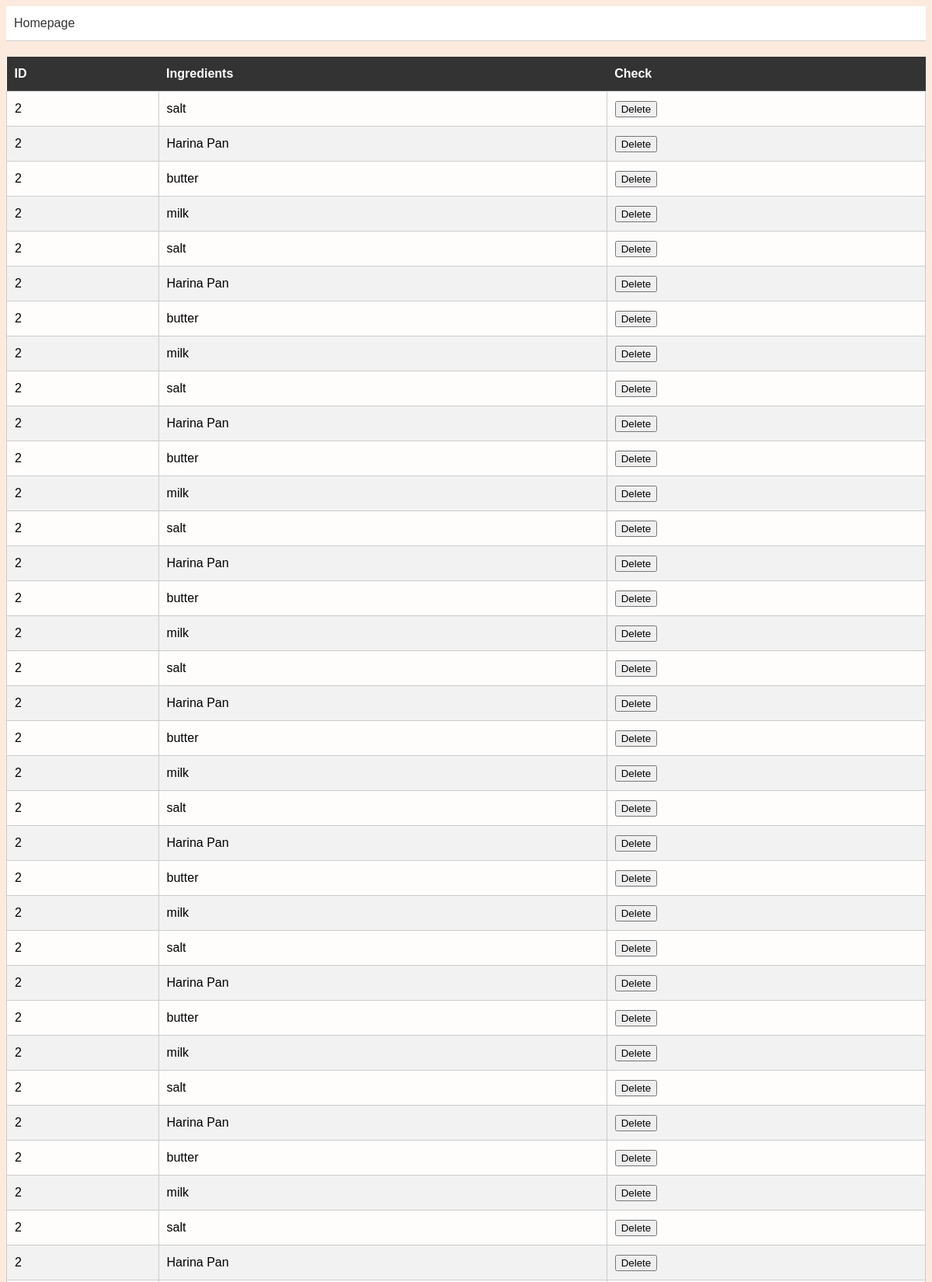
Screenshot of /shopping_list2/2 (signed in, upper part) with the database file from the repository.
### tables this page shows
CREATE TABLE ingredients(
    id INTEGER PRIMARY KEY,
    ingredients TEXT,
    user_id INTEGER,
    FOREIGN KEY (user_id) REFERENCES users(id) on delete cascade 
    );

### main.py (the view)
@app.route('/shopping_list2/<int:user_id>')
def shopping_list2(user_id):
    if request.cookies.get('user_id'): #Check if user is logged in (For security purposes)
        db = database_worker("social_net.db")
        ingredients = db.search(f"SELECT * FROM ingredients WHERE user_id = {user_id}") #Show all the ingredients from the user
        print(ingredients)
        db.close()
        return render_template("shoppiing_list.html", ingredients=ingredients)
    else:
        return redirect('login')

### my_lib.py (called while the page is built)
    def search(self, query):
        result = self.cursor.execute(query).fetchall()
        return result

    def close(self):
        self.connection.close()

### Templates/shoppiing_list.html (shortened to what this page needs)
<!DOCTYPE html>
<html>
<head>
    <link rel="stylesheet" href="/static/shopping_list.css">
</head>
<body>
<div>
    <a href = "{{ url_for("home") }}"> Homepage</a>
</div>
	<table>
		<thead>
			<tr>
				<th>ID</th>
				<th>Ingredients</th>
				<th>Check</th>
			</tr>
		</thead>
		<tbody>
			{% for ingredient in ingredients %}
			<tr>
				<td>{{ ingredient[2] }}</td>
				<td>{{ ingredient[1] }}</td>
				<td>
                    <form action="{{ url_for('delete_ingredient', ingredient_id=ingredient[0]) }}" method="post">
                        <button type="submit">Delete</button>
                    </form>
                </td>
			</tr>
			{% endfor %}
		</tbody>
	</table>
</body>
</html>

### static/shopping_list.css (style rules this page uses)
body { background-color: #FCEADE; background-image: url("/static/Cooking-Home-Collection.jpeg"); background-size: cover; height: 100%; font-family: Arial, sans-serif; font-size: 16px; line-height: 1.5; background-color: rgba(252, 234, 222, 1); }
div { display: flex; justify-content: space-between; align-items: center; padding: 10px; background-color: #ffffff; border-bottom: 1px solid #cccccc; }
div a { color: #333333; text-decoration: none; margin-right: 10px; }
table { width: 100%; border-collapse: collapse; margin: 20px auto; background-color: rgba(255, 255, 255, 0.9); }
table th { text-align: left; background-color: #333333; color: #ffffff; padding: 10px; }
table td { border: 1px solid #cccccc; padding: 10px; }
tr:nth-child(even) { background-color: #f2f2f2; }

### rows the page displays
ingredients: user "2", ingredients "salt"
ingredients: user "2", ingredients "Harina Pan"
ingredients: user "2", ingredients "butter"
ingredients: user "2", ingredients "milk"
ingredients: user "2", ingredients "salt"
ingredients: user "2", ingredients "Harina Pan"
ingredients: user "2", ingredients "butter"
ingredients: user "2", ingredients "milk"
ingredients: user "2", ingredients "salt"
ingredients: user "2", ingredients "Harina Pan"
ingredients: user "2", ingredients "butter"
ingredients: user "2", ingredients "milk"
ingredients: user "2", ingredients "salt"
ingredients: user "2", ingredients "Harina Pan"
ingredients: user "2", ingredients "butter"
ingredients: user "2", ingredients "milk"
ingredients: user "2", ingredients "salt"
ingredients: user "2", ingredients "Harina Pan"
ingredients: user "2", ingredients "butter"
ingredients: user "2", ingredients "milk"
ingredients: user "2", ingredients "salt"
ingredients: user "2", ingredients "Harina Pan"
ingredients: user "2", ingredients "butter"
ingredients: user "2", ingredients "milk"
ingredients: user "2", ingredients "salt"
ingredients: user "2", ingredients "Harina Pan"
ingredients: user "2", ingredients "butter"
ingredients: user "2", ingredients "milk"
ingredients: user "2", ingredients "salt"
ingredients: user "2", ingredients "Harina Pan"
ingredients: user "2", ingredients "butter"
ingredients: user "2", ingredients "milk"
ingredients: user "2", ingredients "salt"
ingredients: user "2", ingredients "Harina Pan"
